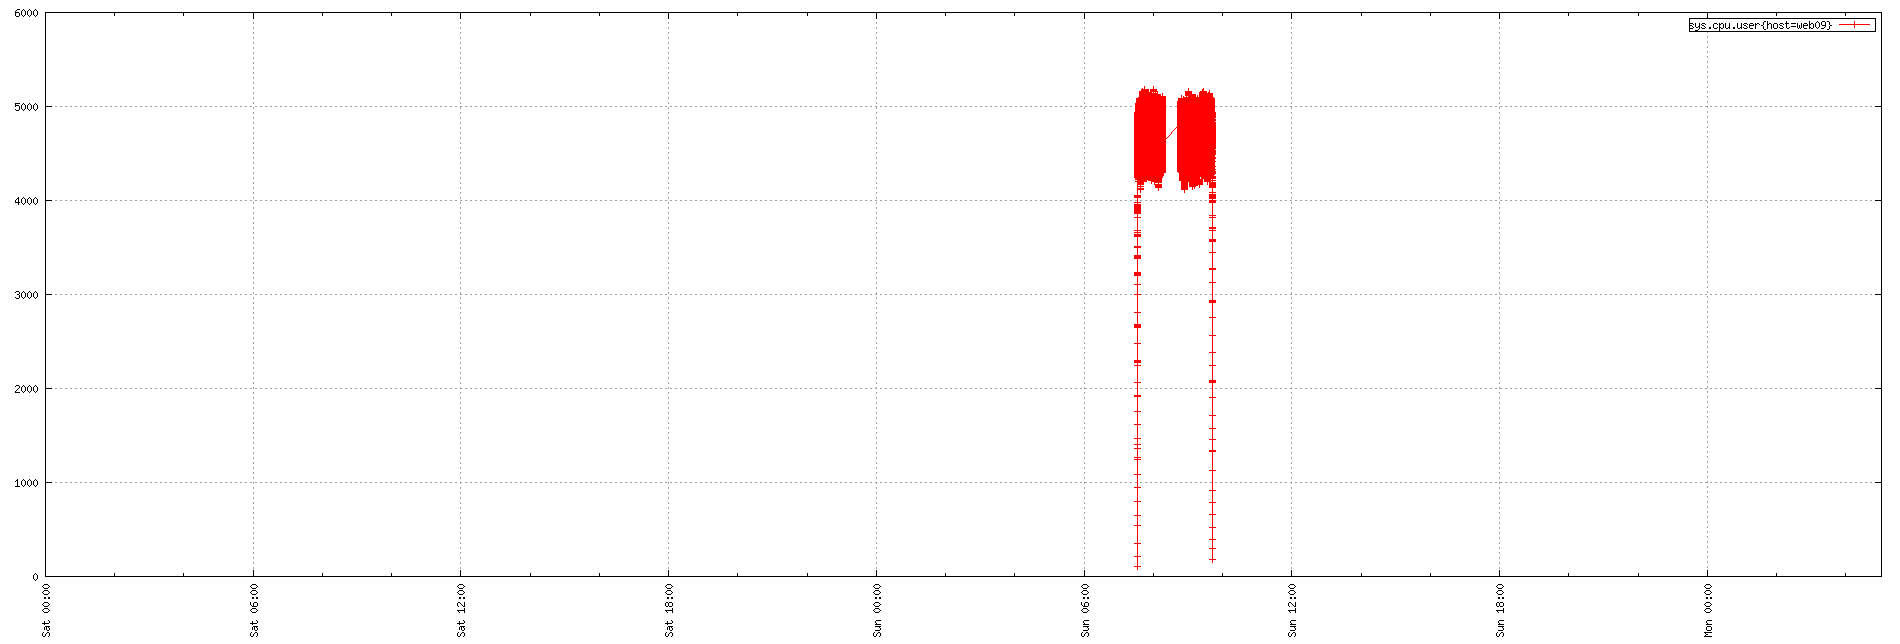

This figure's gnuplot source:
set term png small size 1900,644
set xdata time
set timefmt "%s"
if (GPVAL_VERSION < 4.6) set xtics rotate; else set xtics rotate right
set output "${TMPDIR-'tmp'}/tsd/8a9f221c.png"
set xrange ["1673654400":"1673845299"]
set format x "%a %H:%M"
set grid
set style data linespoint
set key right box
set yrange [0:]
plot  "${TMPDIR-'tmp'}/tsd/8a9f221c_0.dat" using 1:2 title "sys.cpu.user{host=web09}"
